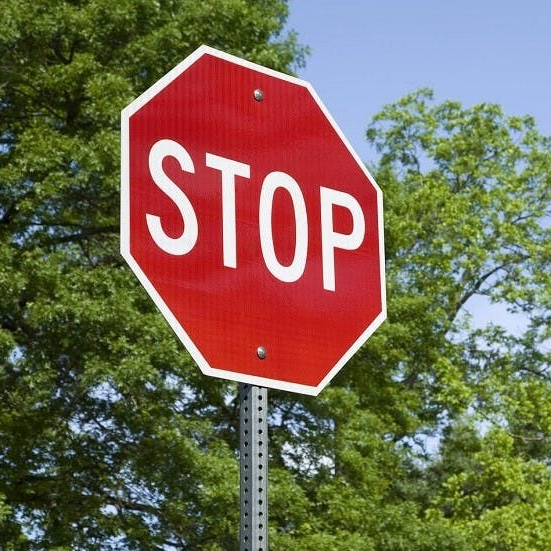
#> input picture stopSign.jpg, 551 x 551 px
$ python text.py
#> lines starting #> are read from the running program, lines starting #| are printed output that depends on the picture
import cv2 as cv
import numpy as np

image = cv.imread('stopSign.jpg')
#> image is the input picture: shape (551, 551, 3); mean B, G, R 82.7, 104, 117.5

cv.line(image, (0,250), (500,250), (255,0,0), 20)
cv.rectangle(image, (0,0), (100,100), (0,255,0), -1)
cv.circle(image, (250, 250), 100, (0,0,255), 3)
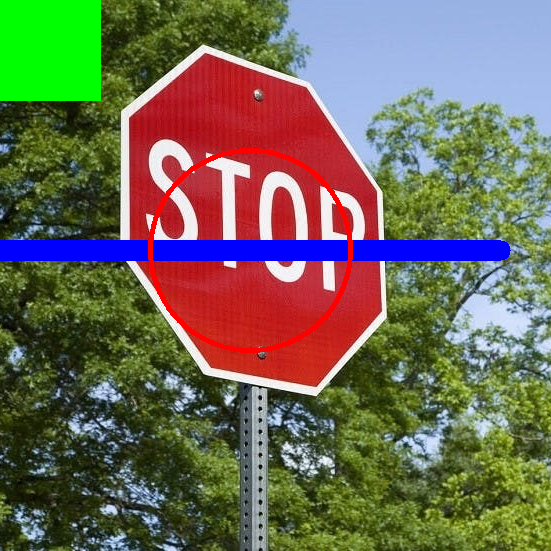
#> image: shape (551, 551, 3); mean B, G, R 86.8, 105.6, 111

cv.imshow('text', image)
cv.waitKey(0)

$ run again, with blueRose.jpeg copied over stopSign.jpg
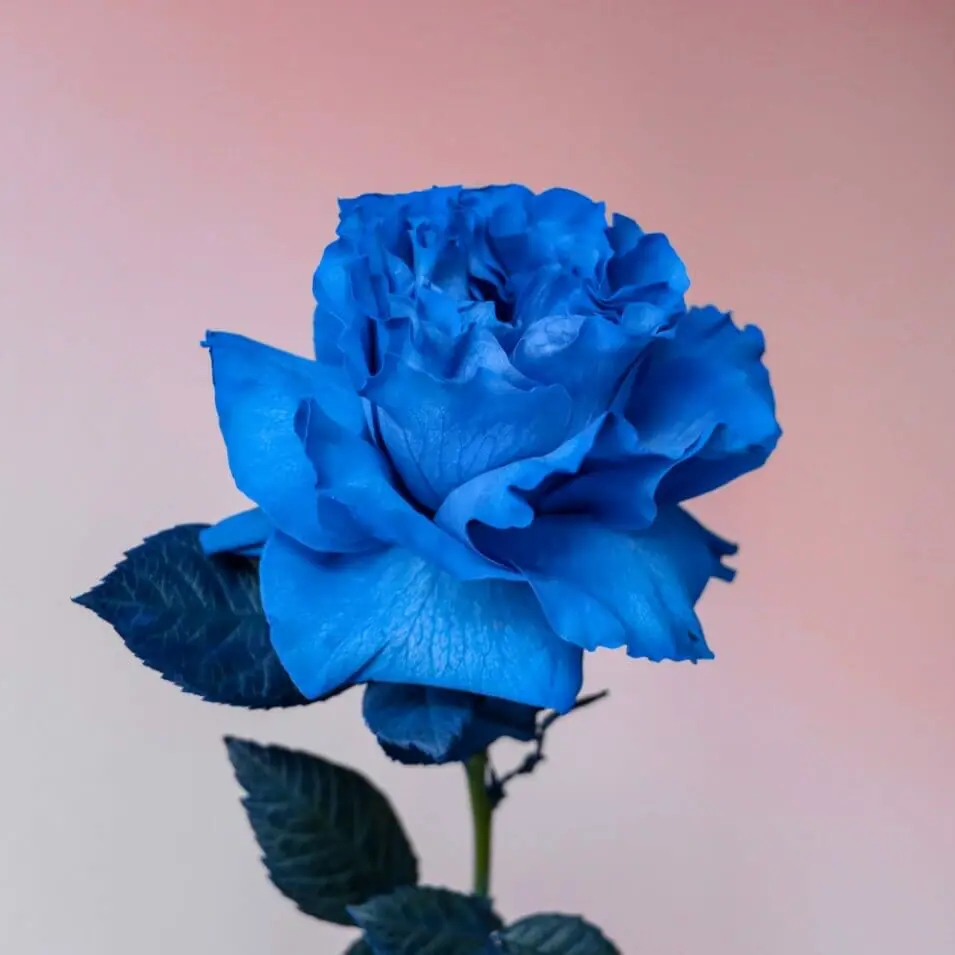
#> input picture blueRose.jpeg, 955 x 955 px
#> image is the input picture: shape (955, 955, 3); mean B, G, R 172.1, 141.7, 137
#> `cv.circle(image, (250, 250), 100, (0,0,255), 3)`:
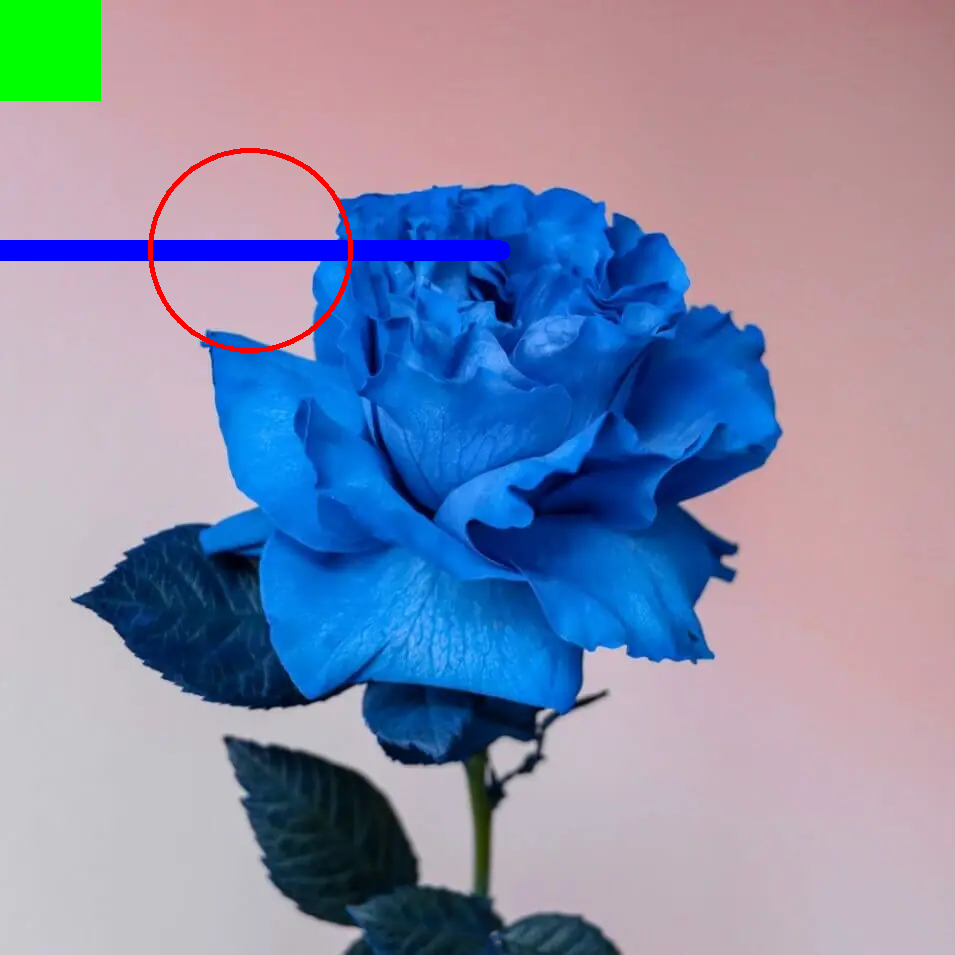
#> image: shape (955, 955, 3); mean B, G, R 170.2, 140.5, 133.5
